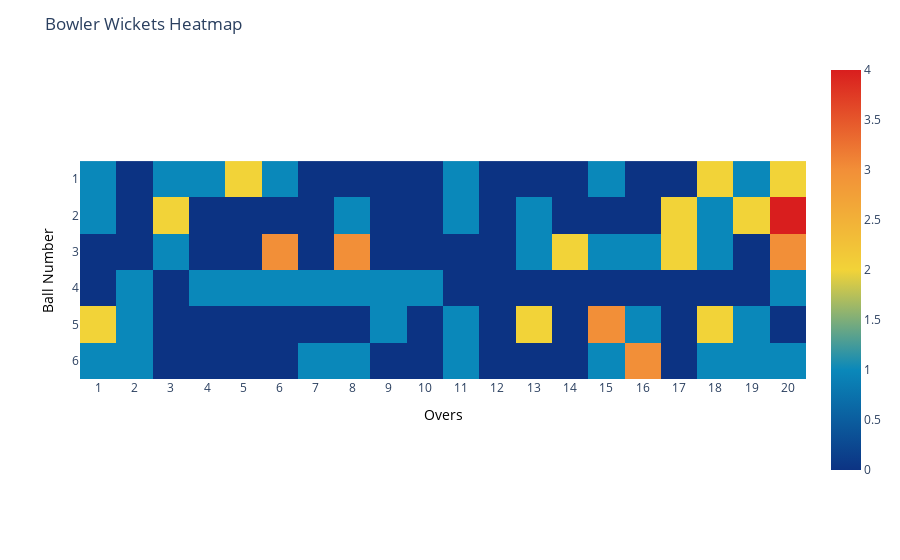

The notebook cell saved with this chart:
### Code cell
def b_heatmap(season,team):
    df1 = ball.merge(ipl[['ID', 'Season']], on='ID')
    df1 = df1[(df1['ballnumber'].isin([1, 2, 3, 4, 5, 6]))]
    df1['Bowler Wicket'] = df1.kind.apply(lambda x: 1 if x in ['caught', 'caught and bowled', 'bowled', 'stumped', 'lbw', 'hit wicket'] else 0)
    df1 = df1[df1['BattingTeam'] == team]
    df1 = df1[df1['Season'] == season]
    heatmap_data = df1.pivot_table(index='ballnumber', columns='overs', values='Bowler Wicket', aggfunc='sum').fillna(0)

    fig = px.imshow(heatmap_data, color_continuous_scale='portland')

    custom_x_labels = list(range(1, 21))

    fig.update_layout(
        xaxis=dict(tickvals=list(range(0, len(custom_x_labels))), ticktext=custom_x_labels, title_text="Overs", title=dict(font=dict(color="black"))),
        yaxis=dict(title_text="Ball Number", title=dict(font=dict(color="black"))),
        title="Bowler Wickets Heatmap",
    )

    return fig
b_heatmap('2022','Chennai Super Kings')

### Figure 1 — Plotly figure (JSON) as saved in the notebook; plotly's stock layout.template omitted (floating-point values rounded to 4 significant figures)
{"data": [{"coloraxis": "coloraxis", "hovertemplate": "overs: %{x}<br>ballnumber: %{y}<br>color: %{z}<extra></extra>", "name": "0", "type": "heatmap", "x": [0, 1, 2, 3, 4, 5, 6, 7, 8, 9, 10, 11, 12, 13, 14, 15, 16, 17, 18, 19], "xaxis": "x", "y": [1, 2, 3, 4, 5, 6], "yaxis": "y", "z": [[1, 0, 1, 1, 2, 1, 0, 0, 0, 0, 1, 0, 0, 0, 1, 0, 0, 2, 1, 2], [1, 0, 2, 0, 0, 0, 0, 1, 0, 0, 1, 0, 1, 0, 0, 0, 2, 1, 2, 4], [0, 0, 1, 0, 0, 3, 0, 3, 0, 0, 0, 0, 1, 2, 1, 1, 2, 1, 0, 3], [0, 1, 0, 1, 1, 1, 1, 1, 1, 1, 0, 0, 0, 0, 0, 0, 0, 0, 0, 1], [2, 1, 0, 0, 0, 0, 0, 0, 1, 0, 1, 0, 2, 0, 3, 1, 0, 2, 1, 0], [1, 1, 0, 0, 0, 0, 1, 1, 0, 0, 1, 0, 0, 0, 1, 3, 0, 1, 1, 1]]}], "layout": {"coloraxis": {"colorscale": [[0, "rgb(12,51,131)"], [0.25, "rgb(10,136,186)"], [0.5, "rgb(242,211,56)"], [0.75, "rgb(242,143,56)"], [1, "rgb(217,30,30)"]]}, "margin": {"t": 60}, "title": {"text": "Bowler Wickets Heatmap"}, "xaxis": {"anchor": "y", "constrain": "domain", "domain": [0, 1], "scaleanchor": "y", "ticktext": [1, 2, 3, 4, 5, 6, 7, 8, 9, 10, 11, 12, 13, 14, 15, 16, 17, 18, 19, 20], "tickvals": [0, 1, 2, 3, 4, 5, 6, 7, 8, 9, 10, 11, 12, 13, 14, 15, 16, 17, 18, 19], "title": {"font": {"color": "black"}, "text": "Overs"}}, "yaxis": {"anchor": "x", "autorange": "reversed", "constrain": "domain", "domain": [0, 1], "title": {"font": {"color": "black"}, "text": "Ball Number"}}}}
